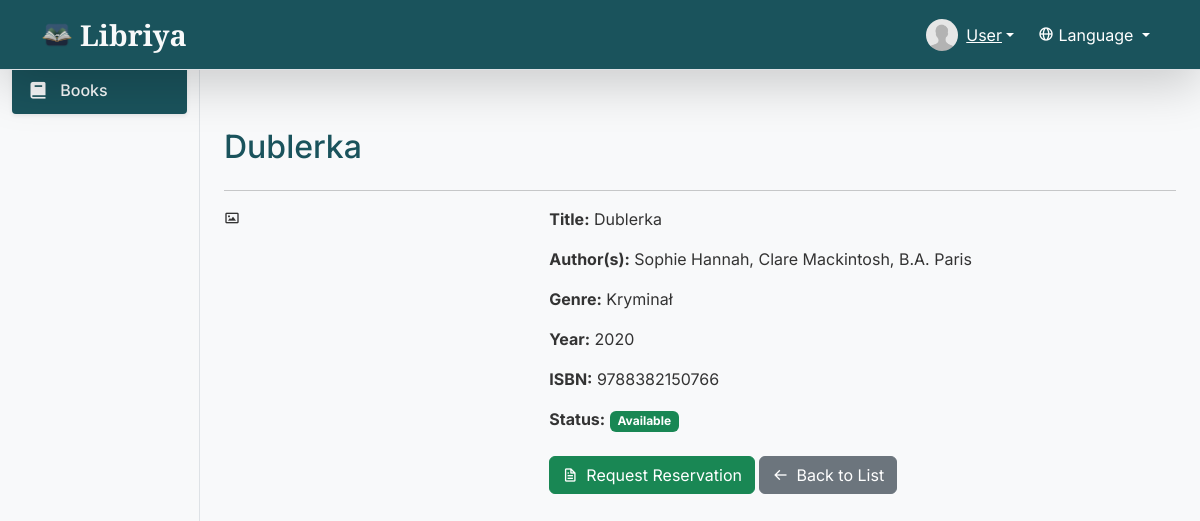
The app's page /book/2 (signed in), older data.
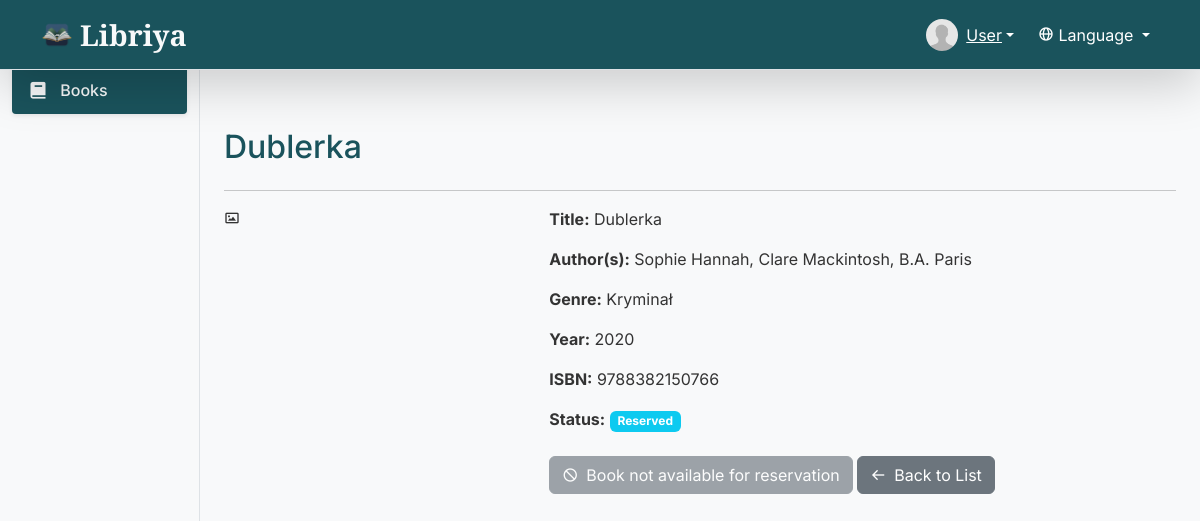
The same page, newer data.
### app/models.py (models this page shows, shortened)
class Book(db.Model):
    id = db.Column(db.Integer, primary_key=True)
    isbn = db.Column(db.String(13), unique=True, nullable=False, index=True)
    title = db.Column(db.String(200), nullable=False, index=True)
    authors = db.relationship(
        'Author', secondary=book_authors, lazy='subquery', back_populates='books')
    genre_id = db.Column(db.Integer, db.ForeignKey(
        'genre.id'), nullable=False)
    year = db.Column(db.Integer, nullable=False)
    cover = db.Column(db.String(200))
    status = db.Column(db.String(50), default='available', nullable=False) # 'available', 'reserved', 'on_loan'

### app/routes.py (the view)
@bp.route("/book/<int:book_id>")
@login_required
def book_detail(book_id):
    book = Book.query.get_or_404(book_id)
    return render_template("book_detail.html", book=book, active_page="books")

### app/__init__.py (called while the page is built)
@login_manager.user_loader
def load_user(user_id):
    from app.models import User
    return User.query.get(int(user_id))

### app/models.py (called while the page is built)
    def __str__(self):
        return self.name

### app/routes.py (called while the page is built)
@bp.context_processor
def inject_unread_notifications_count():
    if current_user.is_authenticated:
        unread_count = Notification.query.filter_by(recipient=current_user, is_read=False).count()
        return {'unread_notifications_count': unread_count}
    return {'unread_notifications_count': 0}

### app/templates/book_detail.html (shortened to what this page needs)
{% extends "layout.html" %}
{% block content %}
<div class="container">
    <h2>{{ book.title }}</h2>
    <hr>
    <div class="row">
        <div class="col-md-4">
            {% if book.cover %}
            <img src="{{ url_for('static', filename='uploads/' + book.cover) }}" alt="{{ book.title }}"
                class="img-fluid rounded shadow-sm">
            {% else %}
            <div class="placeholder-image"><i class='bx bx-image'></i></div>
            {% endif %}
        </div>
        <div class="col-md-8">
            <p><strong>{{ _('Title') }}:</strong> {{ book.title }}</p>
            <p><strong>{{ _('Author(s)') }}:</strong>
                {% for author in book.authors %}
                {{ author.name }}{% if not loop.last %}, {% endif %}
                {% endfor %}
            </p>
            <p><strong>{{ _('Genre') }}:</strong> {{ book.genre }}</p>
            <p><strong>{{ _('Year') }}:</strong> {{ book.year }}</p>
            <p><strong>{{ _('ISBN') }}:</strong> {{ book.isbn }}</p>
            <p><strong>{{ _('Status') }}:</strong>
                {% if book.status == 'available' %}
                    <span class="badge bg-success">{{ _('Available') }}</span>
                {% elif book.status == 'reserved' %}
                    <span class="badge bg-info">{{ _('Reserved') }}</span>
                {% elif book.status == 'on_loan' %}
                    <span class="badge bg-warning text-dark">{{ _('On Loan') }}</span>
                {% else %}
                    <span class="badge bg-secondary">{{ book.status.replace('_', ' ').title() }}</span>
                {% endif %}
            </p>
            <div class="mt-4">
                {% if book.status == 'available' %}
                <a href="{{ url_for('main.request_reservation', book_id=book.id, user_id=current_user.id) }}"
                    class="btn btn-success">
                    <i class="bx bx-file align-middle"></i> {{ _('Request Reservation') }}
                </a>
                {% else %}
                <button type="button" class="btn btn-secondary" disabled>
                    <i class="bx bx-block align-middle"></i> {{ _('Book not available for reservation') }}
                </button>
                {% endif %}
                <a href="{{ url_for('main.home') }}" class="btn btn-secondary">
                    <i class="bx bx-arrow-back align-middle"></i> {{ _('Back to List') }}
                </a>
            </div>
        </div>
    </div>
</div>
{% endblock %}

Row changes from the older to the newer data that the page shows:
changed Book "Dublerka": status "Available" → "Reserved"
Text that changed along with them:
text no longer shown: "Request Reservation"
text now shown: "Book not available for reservation"
